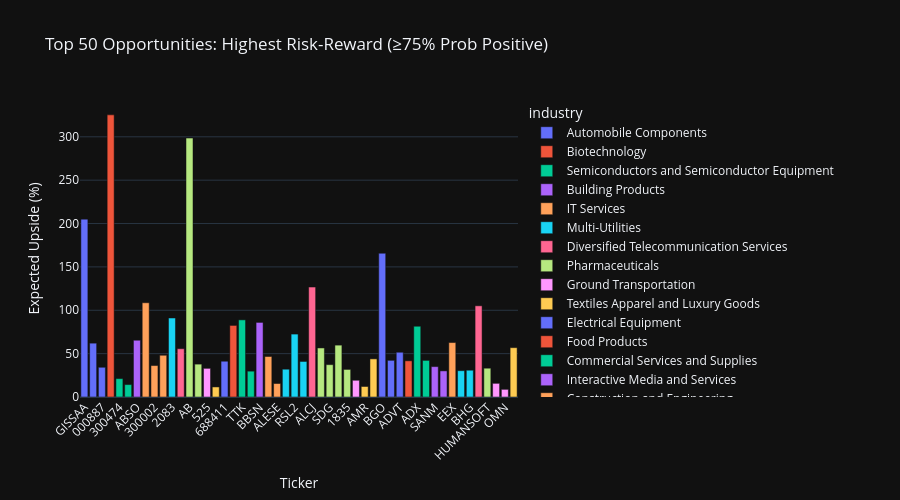

Write notebook code for a chart like this one.
### Markdown cell above
### 4.3 Top Opportunities — Highest Risk-Reward Ratio (Positive Upside)

### Code cell
mc_positive = mc[mc["prob_positive_upside"] >= 75].nlargest(50, "risk_reward_ratio")

fig = px.bar(
    mc_positive,
    x="ticker",
    y="expected_upside_pct",
    color="industry",
    hover_data=["name", "prob_positive_upside", "risk_reward_ratio"],
    title="Top 50 Opportunities: Highest Risk-Reward (≥75% Prob Positive)",
    labels={"expected_upside_pct": "Expected Upside (%)", "ticker": "Ticker"},
    template=PLOTLY_TEMPLATE,
    height=500,
)
fig.update_layout(xaxis_tickangle=-45)
fig.show()

### Figure 1 — Plotly figure (JSON) as saved in the notebook; plotly's stock layout.template omitted (floating-point values rounded to 4 significant figures)
{"data": [{"customdata": [["Grupo Industrial Saltillo S.A.B. de C.V.", 100.0, 533.5], ["Fulin Precision Co. Ltd.", 100.0, 144.0], ["Anhui Zhongding Sealing Parts Co. Ltd.", 100.0, 37.74]], "hovertemplate": "industry=Automobile Components<br>Ticker=%{x}<br>Expected Upside (%)=%{y}<br>name=%{customdata[0]}<br>prob_positive_upside=%{customdata[1]}<br>risk_reward_ratio=%{customdata[2]}<extra></extra>", "legendgroup": "Automobile Components", "marker": {"color": "#636efa", "pattern": {"shape": ""}}, "name": "Automobile Components", "orientation": "v", "showlegend": true, "textposition": "auto", "x": ["GISSAA", "300432", "000887"], "xaxis": "x", "y": [205.1, 62.08, 34.27], "yaxis": "y", "type": "bar"}, {"customdata": [["Innate Pharma S.A.", 100.0, 228.8]], "hovertemplate": "industry=Biotechnology<br>Ticker=%{x}<br>Expected Upside (%)=%{y}<br>name=%{customdata[0]}<br>prob_positive_upside=%{customdata[1]}<br>risk_reward_ratio=%{customdata[2]}<extra></extra>", "legendgroup": "Biotechnology", "marker": {"color": "#EF553B", "pattern": {"shape": ""}}, "name": "Biotechnology", "orientation": "v", "showlegend": true, "textposition": "auto", "x": ["IPH"], "xaxis": "x", "y": [325.3], "yaxis": "y", "type": "bar"}, {"customdata": [["Changsha Jingjia Microelectronics Co. Ltd.", 100.0, 148.3], ["Shanghai Awinic Technology Co.Ltd.", 100.0, 110.1]], "hovertemplate": "industry=Semiconductors and Semiconductor Equipment<br>Ticker=%{x}<br>Expected Upside (%)=%{y}<br>name=%{customdata[0]}<br>prob_positive_upside=%{customdata[1]}<br>risk_reward_ratio=%{customdata[2]}<extra></extra>", "legendgroup": "Semiconductors and Semiconductor Equipment", "marker": {"color": "#00cc96", "pattern": {"shape": ""}}, "name": "Semiconductors and Semiconductor Equipment", "orientation": "v", "showlegend": true, "textposition": "auto", "x": ["300474", "688798"], "xaxis": "x", "y": [21.19, 14.32], "yaxis": "y", "type": "bar"}, {"customdata": [["Absolent Air Care Group AB (publ)", 100.0, 142.8]], "hovertemplate": "industry=Building Products<br>Ticker=%{x}<br>Expected Upside (%)=%{y}<br>name=%{customdata[0]}<br>prob_positive_upside=%{customdata[1]}<br>risk_reward_ratio=%{customdata[2]}<extra></extra>", "legendgroup": "Building Products", "marker": {"color": "#ab63fa", "pattern": {"shape": ""}}, "name": "Building Products", "orientation": "v", "showlegend": true, "textposition": "auto", "x": ["ABSO"], "xaxis": "x", "y": [65.46], "yaxis": "y", "type": "bar"}, {"customdata": [["Celebrus Technologies plc", 100.0, 140.9], ["Beijing Ultrapower Software Co. Ltd.", 100.0, 40.79], ["Exsitec Holding AB (publ)", 100.0, 40.72]], "hovertemplate": "industry=IT Services<br>Ticker=%{x}<br>Expected Upside (%)=%{y}<br>name=%{customdata[0]}<br>prob_positive_upside=%{customdata[1]}<br>risk_reward_ratio=%{customdata[2]}<extra></extra>", "legendgroup": "IT Services", "marker": {"color": "#FFA15A", "pattern": {"shape": ""}}, "name": "IT Services", "orientation": "v", "showlegend": true, "textposition": "auto", "x": ["CLBS", "300002", "EXS"], "xaxis": "x", "y": [108.7, 36.25, 48.14], "yaxis": "y", "type": "bar"}, {"customdata": [["Power and Water Utility Company for Jubail and Yanbu", 100.0, 140.7]], "hovertemplate": "industry=Multi-Utilities<br>Ticker=%{x}<br>Expected Upside (%)=%{y}<br>name=%{customdata[0]}<br>prob_positive_upside=%{customdata[1]}<br>risk_reward_ratio=%{customdata[2]}<extra></extra>", "legendgroup": "Multi-Utilities", "marker": {"color": "#19d3f3", "pattern": {"shape": ""}}, "name": "Multi-Utilities", "orientation": "v", "showlegend": true, "textposition": "auto", "x": ["2083"], "xaxis": "x", "y": [91.09], "yaxis": "y", "type": "bar"}, {"customdata": [["Tuas Limited", 100.0, 115.7]], "hovertemplate": "industry=Diversified Telecommunication Services<br>Ticker=%{x}<br>Expected Upside (%)=%{y}<br>name=%{customdata[0]}<br>prob_positive_upside=%{customdata[1]}<br>risk_reward_ratio=%{customdata[2]}<extra></extra>", "legendgroup": "Diversified Telecommunication Services", "marker": {"color": "#FF6692", "pattern": {"shape": ""}}, "name": "Diversified Telecommunication Services", "orientation": "v", "showlegend": true, "textposition": "auto", "x": ["TUA"], "xaxis": "x", "y": [55.67], "yaxis": "y", "type": "bar"}, {"customdata": [["AB Science S.A.", 100.0, 109.0], ["Joincare Pharmaceutical Group Industry Co.Ltd.", 100.0, 39.77]], "hovertemplate": "industry=Pharmaceuticals<br>Ticker=%{x}<br>Expected Upside (%)=%{y}<br>name=%{customdata[0]}<br>prob_positive_upside=%{customdata[1]}<br>risk_reward_ratio=%{customdata[2]}<extra></extra>", "legendgroup": "Pharmaceuticals", "marker": {"color": "#B6E880", "pattern": {"shape": ""}}, "name": "Pharmaceuticals", "orientation": "v", "showlegend": true, "textposition": "auto", "x": ["AB", "600380"], "xaxis": "x", "y": [298.5, 37.9], "yaxis": "y", "type": "bar"}, {"customdata": [["Guangshen Railway Company Limited", 100.0, 92.28]], "hovertemplate": "industry=Ground Transportation<br>Ticker=%{x}<br>Expected Upside (%)=%{y}<br>name=%{customdata[0]}<br>prob_positive_upside=%{customdata[1]}<br>risk_reward_ratio=%{customdata[2]}<extra></extra>", "legendgroup": "Ground Transportation", "marker": {"color": "#FF97FF", "pattern": {"shape": ""}}, "name": "Ground Transportation", "orientation": "v", "showlegend": true, "textposition": "auto", "x": ["525"], "xaxis": "x", "y": [33.03], "yaxis": "y", "type": "bar"}, {"customdata": [["Fope S.p.A.", 100.0, 88.81]], "hovertemplate": "industry=Textiles Apparel and Luxury Goods<br>Ticker=%{x}<br>Expected Upside (%)=%{y}<br>name=%{customdata[0]}<br>prob_positive_upside=%{customdata[1]}<br>risk_reward_ratio=%{customdata[2]}<extra></extra>", "legendgroup": "Textiles Apparel and Luxury Goods", "marker": {"color": "#FECB52", "pattern": {"shape": ""}}, "name": "Textiles Apparel and Luxury Goods", "orientation": "v", "showlegend": true, "textposition": "auto", "x": ["FPE"], "xaxis": "x", "y": [11.58], "yaxis": "y", "type": "bar"}, {"customdata": [["Beijing HyperStrong Technology Co. Ltd.", 100.0, 88.28]], "hovertemplate": "industry=Electrical Equipment<br>Ticker=%{x}<br>Expected Upside (%)=%{y}<br>name=%{customdata[0]}<br>prob_positive_upside=%{customdata[1]}<br>risk_reward_ratio=%{customdata[2]}<extra></extra>", "legendgroup": "Electrical Equipment", "marker": {"color": "#636efa", "pattern": {"shape": ""}}, "name": "Electrical Equipment", "orientation": "v", "showlegend": true, "textposition": "auto", "x": ["688411"], "xaxis": "x", "y": [41.25], "yaxis": "y", "type": "bar"}, {"customdata": [["Misitano & Stracuzzi S.p.A.", 100.0, 78.91]], "hovertemplate": "industry=Food Products<br>Ticker=%{x}<br>Expected Upside (%)=%{y}<br>name=%{customdata[0]}<br>prob_positive_upside=%{customdata[1]}<br>risk_reward_ratio=%{customdata[2]}<extra></extra>", "legendgroup": "Food Products", "marker": {"color": "#EF553B", "pattern": {"shape": ""}}, "name": "Food Products", "orientation": "v", "showlegend": true, "textposition": "auto", "x": ["MS"], "xaxis": "x", "y": [82.52], "yaxis": "y", "type": "bar"}, {"customdata": [["TAKKT AG", 100.0, 69.71], ["TOPPAN Holdings Inc.", 100.0, 57.97]], "hovertemplate": "industry=Commercial Services and Supplies<br>Ticker=%{x}<br>Expected Upside (%)=%{y}<br>name=%{customdata[0]}<br>prob_positive_upside=%{customdata[1]}<br>risk_reward_ratio=%{customdata[2]}<extra></extra>", "legendgroup": "Commercial Services and Supplies", "marker": {"color": "#00cc96", "pattern": {"shape": ""}}, "name": "Commercial Services and Supplies", "orientation": "v", "showlegend": true, "textposition": "auto", "x": ["TTK", "7911"], "xaxis": "x", "y": [88.92, 29.79], "yaxis": "y", "type": "bar"}, {"customdata": [["Brave Bison Group plc", 100.0, 68.87]], "hovertemplate": "industry=Interactive Media and Services<br>Ticker=%{x}<br>Expected Upside (%)=%{y}<br>name=%{customdata[0]}<br>prob_positive_upside=%{customdata[1]}<br>risk_reward_ratio=%{customdata[2]}<extra></extra>", "legendgroup": "Interactive Media and Services", "marker": {"color": "#ab63fa", "pattern": {"shape": ""}}, "name": "Interactive Media and Services", "orientation": "v", "showlegend": true, "textposition": "auto", "x": ["BBSN"], "xaxis": "x", "y": [85.98], "yaxis": "y", "type": "bar"}, {"customdata": [["China National Chemical Engineering Co. Ltd", 100.0, 67.75], ["Entech SA", 100.0, 39.45]], "hovertemplate": "industry=Construction and Engineering<br>Ticker=%{x}<br>Expected Upside (%)=%{y}<br>name=%{customdata[0]}<br>prob_positive_upside=%{customdata[1]}<br>risk_reward_ratio=%{customdata[2]}<extra></extra>", "legendgroup": "Construction and Engineering", "marker": {"color": "#FFA15A", "pattern": {"shape": ""}}, "name": "Construction and Engineering", "orientation": "v", "showlegend": true, "textposition": "auto", "x": ["601117", "ALESE"], "xaxis": "x", "y": [46.7, 15.53], "yaxis": "y", "type": "bar"}, {"customdata": [["Beijer Alma AB (publ)", 100.0, 64.61], ["R. STAHL AG", 100.0, 50.73], ["Luoyang Xinqianglian Slewing Bearing Co. Ltd.", 100.0, 43.51]], "hovertemplate": "industry=Machinery<br>Ticker=%{x}<br>Expected Upside (%)=%{y}<br>name=%{customdata[0]}<br>prob_positive_upside=%{customdata[1]}<br>risk_reward_ratio=%{customdata[2]}<extra></extra>", "legendgroup": "Machinery", "marker": {"color": "#19d3f3", "pattern": {"shape": ""}}, "name": "Machinery", "orientation": "v", "showlegend": true, "textposition": "auto", "x": ["BEIAB", "RSL2", "300850"], "xaxis": "x", "y": [32.06, 72.53, 40.98], "yaxis": "y", "type": "bar"}, {"customdata": [["Crossject Société Anonyme", 100.0, 60.13]], "hovertemplate": "industry=Health Care Equipment and Supplies<br>Ticker=%{x}<br>Expected Upside (%)=%{y}<br>name=%{customdata[0]}<br>prob_positive_upside=%{customdata[1]}<br>risk_reward_ratio=%{customdata[2]}<extra></extra>", "legendgroup": "Health Care Equipment and Supplies", "marker": {"color": "#FF6692", "pattern": {"shape": ""}}, "name": "Health Care Equipment and Supplies", "orientation": "v", "showlegend": true, "textposition": "auto", "x": ["ALCJ"], "xaxis": "x", "y": [126.8], "yaxis": "y", "type": "bar"}, {"customdata": [["Freelance.com SA", 100.0, 59.57], ["Synergie SE", 100.0, 53.64], ["Public Policy Holding Company Inc.", 100.0, 50.45], ["Tamkeen Human Resources Company", 100.0, 46.66]], "hovertemplate": "industry=Professional Services<br>Ticker=%{x}<br>Expected Upside (%)=%{y}<br>name=%{customdata[0]}<br>prob_positive_upside=%{customdata[1]}<br>risk_reward_ratio=%{customdata[2]}<extra></extra>", "legendgroup": "Professional Services", "marker": {"color": "#B6E880", "pattern": {"shape": ""}}, "name": "Professional Services", "orientation": "v", "showlegend": true, "textposition": "auto", "x": ["ALFRE", "SDG", "PPHC", "1835"], "xaxis": "x", "y": [56.54, 37.29, 59.79, 31.79], "yaxis": "y", "type": "bar"}, {"customdata": [["Puuilo Oyj", 100.0, 57.73]], "hovertemplate": "industry=Broadline Retail<br>Ticker=%{x}<br>Expected Upside (%)=%{y}<br>name=%{customdata[0]}<br>prob_positive_upside=%{customdata[1]}<br>risk_reward_ratio=%{customdata[2]}<extra></extra>", "legendgroup": "Broadline Retail", "marker": {"color": "#FF97FF", "pattern": {"shape": ""}}, "name": "Broadline Retail", "orientation": "v", "showlegend": true, "textposition": "auto", "x": ["PUUILO"], "xaxis": "x", "y": [19.3], "yaxis": "y", "type": "bar"}, {"customdata": [["Alpha Metallurgical Resources Inc.", 100.0, 54.06], ["Aluminium Bahrain B.S.C.", 100.0, 41.25]], "hovertemplate": "industry=Metals and Mining<br>Ticker=%{x}<br>Expected Upside (%)=%{y}<br>name=%{customdata[0]}<br>prob_positive_upside=%{customdata[1]}<br>risk_reward_ratio=%{customdata[2]}<extra></extra>", "legendgroup": "Metals and Mining", "marker": {"color": "#FECB52", "pattern": {"shape": ""}}, "name": "Metals and Mining", "orientation": "v", "showlegend": true, "textposition": "auto", "x": ["AMR", "ALBH"], "xaxis": "x", "y": [12.1, 43.95], "yaxis": "y", "type": "bar"}, {"customdata": [["Bango PLC", 100.0, 52.4], ["Lemonsoft Oyj", 100.0, 52.35], ["AdvancedAdvT Limited", 100.0, 39.12]], "hovertemplate": "industry=Software<br>Ticker=%{x}<br>Expected Upside (%)=%{y}<br>name=%{customdata[0]}<br>prob_positive_upside=%{customdata[1]}<br>risk_reward_ratio=%{customdata[2]}<extra></extra>", "legendgroup": "Software", "marker": {"color": "#636efa", "pattern": {"shape": ""}}, "name": "Software", "orientation": "v", "showlegend": true, "textposition": "auto", "x": ["BGO", "LEMON", "ADVT"], "xaxis": "x", "y": [165.7, 42.29, 51.6], "yaxis": "y", "type": "bar"}, {"customdata": [["Archer Limited", 100.0, 51.64]], "hovertemplate": "industry=Energy Equipment and Services<br>Ticker=%{x}<br>Expected Upside (%)=%{y}<br>name=%{customdata[0]}<br>prob_positive_upside=%{customdata[1]}<br>risk_reward_ratio=%{customdata[2]}<extra></extra>", "legendgroup": "Energy Equipment and Services", "marker": {"color": "#EF553B", "pattern": {"shape": ""}}, "name": "Energy Equipment and Services", "orientation": "v", "showlegend": true, "textposition": "auto", "x": ["ARCH"], "xaxis": "x", "y": [41.71], "yaxis": "y", "type": "bar"}, {"customdata": [["Audax Renovables S.A.", 100.0, 51.41], ["Iniziative Bresciane S.p.A.", 100.0, 50.43]], "hovertemplate": "industry=Independent Power and Renewable Electricity Producers<br>Ticker=%{x}<br>Expected Upside (%)=%{y}<br>name=%{customdata[0]}<br>prob_positive_upside=%{customdata[1]}<br>risk_reward_ratio=%{customdata[2]}<extra></extra>", "legendgroup": "Independent Power and Renewable Electricity Producers", "marker": {"color": "#00cc96", "pattern": {"shape": ""}}, "name": "Independent Power and Renewable Electricity Producers", "orientation": "v", "showlegend": true, "textposition": "auto", "x": ["ADX", "IB"], "xaxis": "x", "y": [81.59, 42.21], "yaxis": "y", "type": "bar"}, {"customdata": [["Sanmina Corporation", 100.0, 50.15], ["Guangzhou Shiyuan Electronic Technology Company Limited", 100.0, 43.7]], "hovertemplate": "industry=Electronic Equipment Instruments and Components<br>Ticker=%{x}<br>Expected Upside (%)=%{y}<br>name=%{customdata[0]}<br>prob_positive_upside=%{customdata[1]}<br>risk_reward_ratio=%{customdata[2]}<extra></extra>", "legendgroup": "Electronic Equipment Instruments and Components", "marker": {"color": "#ab63fa", "pattern": {"shape": ""}}, "name": "Electronic Equipment Instruments and Components", "orientation": "v", "showlegend": true, "textposition": "auto", "x": ["SANM", "002841"], "xaxis": "x", "y": [35.02, 30.1], "yaxis": "y", "type": "bar"}, {"customdata": [["Emerald Holding Inc.", 100.0, 49.86]], "hovertemplate": "industry=Media<br>Ticker=%{x}<br>Expected Upside (%)=%{y}<br>name=%{customdata[0]}<br>prob_positive_upside=%{customdata[1]}<br>risk_reward_ratio=%{customdata[2]}<extra></extra>", "legendgroup": "Media", "marker": {"color": "#FFA15A", "pattern": {"shape": ""}}, "name": "Media", "orientation": "v", "showlegend": true, "textposition": "auto", "x": ["EEX"], "xaxis": "x", "y": [62.78], "yaxis": "y", "type": "bar"}, {"customdata": [["Bike24 Holding AG", 100.0, 45.18], ["BHG Group AB (publ)", 100.0, 41.26]], "hovertemplate": "industry=Specialty Retail<br>Ticker=%{x}<br>Expected Upside (%)=%{y}<br>name=%{customdata[0]}<br>prob_positive_upside=%{customdata[1]}<br>risk_reward_ratio=%{customdata[2]}<extra></extra>", "legendgroup": "Specialty Retail", "marker": {"color": "#19d3f3", "pattern": {"shape": ""}}, "name": "Specialty Retail", "orientation": "v", "showlegend": true, "textposition": "auto", "x": ["BIKE", "BHG"], "xaxis": "x", "y": [30.35, 30.89], "yaxis": "y", "type": "bar"}, {"customdata": [["BRCK Group plc", 100.0, 43.54]], "hovertemplate": "industry=Trading Companies and Distributors<br>Ticker=%{x}<br>Expected Upside (%)=%{y}<br>name=%{customdata[0]}<br>prob_positive_upside=%{customdata[1]}<br>risk_reward_ratio=%{customdata[2]}<extra></extra>", "legendgroup": "Trading Companies and Distributors", "marker": {"color": "#FF6692", "pattern": {"shape": ""}}, "name": "Trading Companies and Distributors", "orientation": "v", "showlegend": true, "textposition": "auto", "x": ["BRCK"], "xaxis": "x", "y": [105.1], "yaxis": "y", "type": "bar"}, {"customdata": [["Humansoft Holding Company K.S.C.P.", 100.0, 40.51]], "hovertemplate": "industry=Diversified Consumer Services<br>Ticker=%{x}<br>Expected Upside (%)=%{y}<br>name=%{customdata[0]}<br>prob_positive_upside=%{customdata[1]}<br>risk_reward_ratio=%{customdata[2]}<extra></extra>", "legendgroup": "Diversified Consumer Services", "marker": {"color": "#B6E880", "pattern": {"shape": ""}}, "name": "Diversified Consumer Services", "orientation": "v", "showlegend": true, "textposition": "auto", "x": ["HUMANSOFT"], "xaxis": "x", "y": [33.21], "yaxis": "y", "type": "bar"}, {"customdata": [["AECI Ltd", 100.0, 40.4], ["Omnia Holdings Limited", 100.0, 38.38]], "hovertemplate": "industry=Chemicals<br>Ticker=%{x}<br>Expected Upside (%)=%{y}<br>name=%{customdata[0]}<br>prob_positive_upside=%{customdata[1]}<br>risk_reward_ratio=%{customdata[2]}<extra></extra>", "legendgroup": "Chemicals", "marker": {"color": "#FF97FF", "pattern": {"shape": ""}}, "name": "Chemicals", "orientation": "v", "showlegend": true, "textposition": "auto", "x": ["AFE", "OMN"], "xaxis": "x", "y": [15.74, 8.82], "yaxis": "y", "type": "bar"}, {"customdata": [["Borussia Dortmund GmbH & Co. Kommanditgesellschaft auf Aktien", 100.0, 38.89]], "hovertemplate": "industry=Entertainment<br>Ticker=%{x}<br>Expected Upside (%)=%{y}<br>name=%{customdata[0]}<br>prob_positive_upside=%{customdata[1]}<br>risk_reward_ratio=%{customdata[2]}<extra></extra>", "legendgroup": "Entertainment", "marker": {"color": "#FECB52", "pattern": {"shape": ""}}, "name": "Entertainment", "orientation": "v", "showlegend": true, "textposition": "auto", "x": ["BVB"], "xaxis": "x", "y": [56.87], "yaxis": "y", "type": "bar"}], "layout": {"xaxis": {"anchor": "y", "domain": [0.0, 1.0], "title": {"text": "Ticker"}, "tickangle": -45}, "yaxis": {"anchor": "x", "domain": [0.0, 1.0], "title": {"text": "Expected Upside (%)"}}, "legend": {"title": {"text": "industry"}, "tracegroupgap": 0}, "title": {"text": "Top 50 Opportunities: Highest Risk-Reward (≥75% Prob Positive)"}, "barmode": "relative", "height": 500}}
